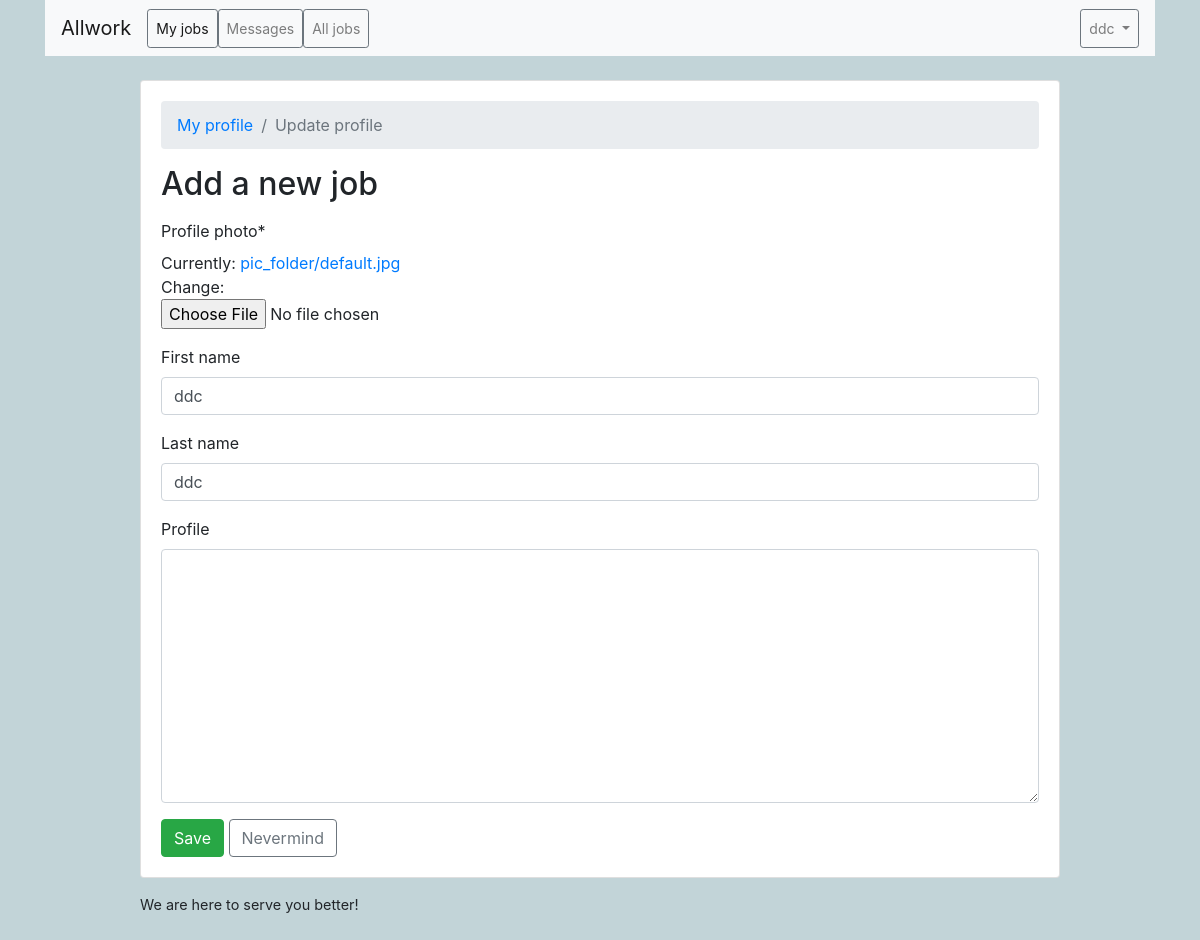
Page /user/2/edit on the committed database.
### user/models.py (models this page shows, shortened)
class User(AbstractBaseUser,PermissionsMixin):
    email=models.EmailField(unique=True)#邮箱，唯一属性
    username=models.CharField(max_length=100,unique=True)
    first_name=models.CharField(max_length=100,blank=True,null=True)
    last_name=models.CharField(max_length=100,blank=True,null=True)
    profile_photo = models.ImageField(upload_to='pic_folder',default='pic_folder/default.jpg')
    profile=models.TextField(null=True,blank=True)
    skills=TaggableManager(blank=True)
    is_owner= models.BooleanField('project_owner status',default=False)
    is_freelancer=models.BooleanField('freelancer status',default=False)
    date_created=models.DateTimeField(auto_now_add=True)
    date_modified=models.DateTimeField(auto_now=True)
    is_admin=models.BooleanField(default=False)
    is_superuser = models.BooleanField(default=False)
    is_staff=models.BooleanField(default=False)
    is_active = models.BooleanField(default=True)
    objects=UserManager()
    USERNAME_FIELD = 'username'  # 描述用户模型上用作唯一标识符的字段名称的字符串。
    REQUIRED_FIELDS = ['email', 'first_name', 'last_name']  # 通过createsuperuser管理命令创建用户时将提示的字段名称列表。
    class Meta:
        verbose_name="user"
        verbose_name_plural="users"

### user/views.py (the view, shortened to what this page needs)
# urls.py: path('<str:pk>/edit',UpdateProfileView.as_view(),name='update_profile'),
class UpdateProfileView(UpdateView):
    model = User
    fields = ['profile_photo', 'first_name', 'last_name', 'profile', 'skills']
    template_name = "users/user_profile_update.html"

### user/templates/users/user_profile_update.html (shortened to what this page needs)
{% extends 'base.html' %}
{% load crispy_forms_tags %}
{% block content %}
    <nav aria-label="breadcrumb">
        <ol class="breadcrumb">
            <li class="breadcrumb-item"><a href="{% url 'user:user_profile' user.username %}">My profile</a></li>
            <li class="breadcrumb-item active" aria-current="page">Update profile</li>
        </ol>
    </nav>
    <h2 class="mb-3">Add a new job</h2>
    <form method="post" novalidate enctype="multipart/form-data">
        {{ form | crispy }}
        <button type="submit" class="btn btn-success">Save</button>
        <a href="{% url 'user:user_profile' user.username %}" class="btn btn-outline-secondary"
           role="button">Nevermind</a>
    </form>
{% endblock %}

### templates/base.html (shortened to what this page needs)
{% load static %}
<!DOCTYPE html>
<html lang="en">
<head>
    <link rel="stylesheet" href="https://maxcdn.bootstrapcdn.com/bootstrap/4.0.0/css/bootstrap.min.css">
    <link rel="stylesheet" href="https://cdnjs.cloudflare.com/ajax/libs/font-awesome/4.7.0/css/font-awesome.min.css">
    <link rel="stylesheet" type="text/css" href="{% static 'css/fontello.css' %}" />
    <link rel="stylesheet" type="text/css" href="{% static 'css/app.css' %}" />
    {% if user.is_authenticated and user.is_owner %}
      <link rel="stylesheet" type="text/css" href="{% static 'css/owners.css' %}">
    {% else %}
      <link rel="stylesheet" type="text/css" href="{% static 'css/freelancers.css' %}">
    {% endif %}
</head>
<body>
    <div class="container">
        <nav class="navbar navbar-expand-lg navbar-light bg-light">
            <a class="navbar-brand" href="{% url 'home' %}" >Allwork</a>
            {% if user.is_authenticated %}
                <div class="collapse navbar-collapse" id="navbarNavDropdown">
                    <ul class="navbar-nav">
                        <li class="nav-item active">
                            <a class="nav-link btn btn-sm btn-outline-secondary float-right" href="{% url 'user:job_profile' user.username %}" >My jobs </a>
                        </li>
                        <li>
                            <a  href="{% url 'direct_messages:list_message' %}" class=" nav-link  btn btn-sm btn-outline-secondary float-right" type="button">Messages</a>
                        </li>
                        <li>
                            <a  href="{% url 'jobs:job_list' %}" class=" nav-link  btn btn-sm btn-outline-secondary float-right" type="button">All jobs</a>
                        </li>
                    </ul>
                </div>
            {% else %}
                <a href="{% url 'user:login' %}" class="btn btn-outline-success" role="button">Log in</a>
                <a href="{% url 'user:signup' %}" class="btn btn-outline-success" role="button">Sign up</a>
            {% endif %}
            {% if user.is_authenticated %}
                <div class="collapse navbar-collapse justify-content-end" id="navbarCollapse">
                    <ul class="navbar-nav">
                        <li class="nav-item dropdown">
                        <a class="nav-link dropdown-toggle btn btn-sm btn-outline-secondary float-right" href="#" id="navbarDropdownMenuLink" data-toggle="dropdown" aria-haspopup="true" aria-expanded="false">
                            {{ user.username }}
                        </a>
                        </li>
                    </ul>
                </div>
            {% endif %}
        </nav>
    </div>
    <div class="container my-4">
        <div class="row justify-content-center">
            <div class="col-md-10 col-sm-12">
                <div class="card mb-3">
                    <div class="card-body">
                        {% block content %}
                        {% endblock %}
                    </div >
                </div>
                <footer>
                    We are here to serve you better!
                </footer>
            </div>
        </div>
    </div>
</body>
</html>

### static/css/app.css (style rules this page uses)
footer { font-size: .9rem; }

### user/static/css/freelancers.css (style rules this page uses)
body { background-color: #c2d4d8; }

### rows in the picture
User: username "ddc", first_name "ddc", last_name "ddc"
